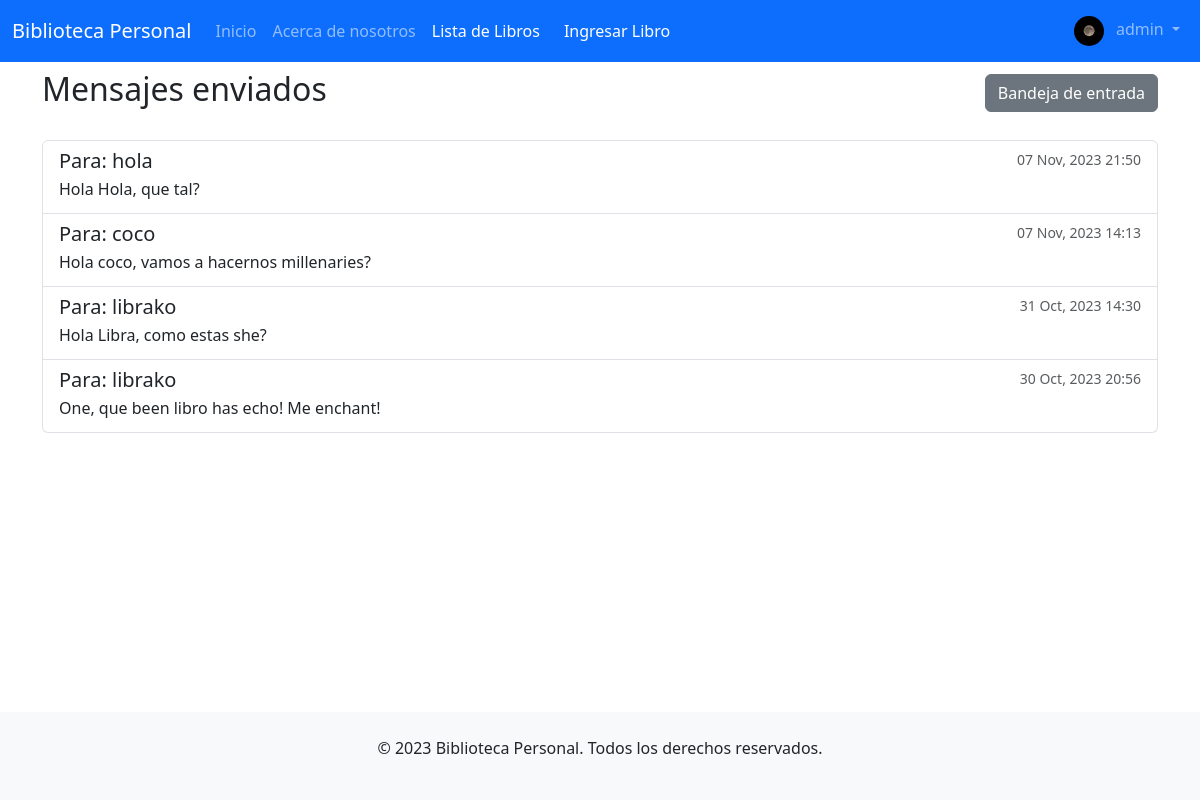
The page /mensajes/mensajes/enviados/ (signed in) on the database its author committed.
### usuarios/models.py (models this page shows)
class UserProfile(models.Model):
    user = models.OneToOneField(User, on_delete=models.CASCADE)
    profile_image = models.ImageField(upload_to='profile_images/', null=True, blank=True)
    bio = RichTextField(blank=True, null=True)

### mensajeria/models.py (models this page shows, shortened)
class Mensaje(models.Model):
    emisor = models.ForeignKey(User, related_name='mensajes_enviados', on_delete=models.CASCADE)
    receptor = models.ForeignKey(User, related_name='mensajes_recibidos', on_delete=models.CASCADE)
    contenido = models.TextField()
    fecha_enviado = models.DateTimeField(auto_now_add=True)
    leido = models.BooleanField(default=False)
    mensaje_original = models.ForeignKey('self', null=True, blank=True, on_delete=models.SET_NULL, related_name='respuestas')

### mensajeria/views.py (the view)
# urls.py: path('mensajes/enviados/', views.mensajes_enviados, name='mensajes_enviados'),
def mensajes_enviados(request):
    mensajes = Mensaje.objects.filter(emisor=request.user).order_by('-fecha_enviado')
    return render(request, 'mensajeria/mensajes_enviados.html', {'mensajes': mensajes})

### mensajeria/templates/mensajeria/mensajes_enviados.html (shortened to what this page needs)
{% extends "inicio/homepage.html" %} {% block content %}
<div class="d-flex justify-content-between align-items-center">
    <h2>Mensajes enviados</h2>
    <div>
        <a href="{% url 'bandeja_entrada' %}" class="btn btn-secondary">Bandeja de entrada</a>
    </div>
</div>
  {% if mensajes %}
  <ul class="list-group mt-4">
    {% for mensaje in mensajes %}
    <li class="list-group-item">
      <div class="d-flex w-100 justify-content-between">
        <h5 class="mb-1">Para: {{ mensaje.receptor.username }}</h5>
        <small class="text-muted"
          >{{ mensaje.fecha_enviado|date:"d M, Y H:i" }}</small
        >
      </div>
      <p class="mb-1">{{ mensaje.contenido|truncatewords:20 }}</p>
    </li>
    {% endfor %}
  </ul>
  {% else %}
  <div class="alert alert-info mt-3">No has enviado ningún mensaje aún.</div>
  {% endif %}
{% endblock %}

### inicio/templates/inicio/homepage.html (shortened to what this page needs)
{% load static %}
<!DOCTYPE html>
<html lang="en">
  <head>
    <link rel="stylesheet" href="{% static 'css/bootstrap.min.css' %}" />
    <link
      rel="stylesheet"
      type="text/css"
      href="{% static 'css/custom.css' %}"
    />
    <link
      rel="stylesheet"
      href="https://cdnjs.cloudflare.com/ajax/libs/font-awesome/5.15.3/css/all.min.css"
    />
  </head>
  <body class="d-flex flex-column vh-100">
    <nav class="navbar navbar-expand-lg navbar-dark bg-primary">
      <div class="container-fluid">
        <a class="navbar-brand" href="{% url 'homepage' %}"
          >Biblioteca Personal</a
        >
        <div class="collapse navbar-collapse" id="navbarNav">
          <ul class="navbar-nav">
            <li class="nav-item">
              <a class="nav-link" href="{% url 'homepage' %}">Inicio</a>
            </li>
            <li class="nav-item">
              <a class="nav-link" href="{% url 'about' %}"
                >Acerca de nosotros</a
              >
            </li>
            {% if user.is_authenticated %}
            <li class="nav-item">
              <a
                class="nav-link btn btn-success text-white me-2"
                href="{% url 'lista_libros' %}"
                >Lista de Libros</a
              >
            </li>
            <li class="nav-item">
              <a
                class="nav-link btn btn-success text-white me-2"
                href="{% url 'ingresar_libro' %}"
                >Ingresar Libro</a
              >
            </li>
            {% endif %}
          </ul>
          <ul class="navbar-nav ms-auto">
            {% if user.is_authenticated %}
            <li class="nav-item dropdown">
              <a
                class="nav-link dropdown-toggle"
                href="#"
                id="navbarDropdown"
                role="button"
                data-bs-toggle="dropdown"
                aria-expanded="false"
              >
                {% if user.userprofile.profile_image %}
                <img
                  src="{{ user.userprofile.profile_image.url }}"
                  class="rounded-circle me-2"
                  width="30"
                  height="30"
                  alt="{{ user.username }}"
                />
                {% endif %} {{ user.username }}
              </a>
            </li>
            {% endif %}
          </ul>
        </div>
      </div>
    </nav>
    <main class="container my-2 flex-grow-1">
       {% block content %}{% endblock %}
    </main>
    <footer class="bg-light py-4 mt-auto">
      <div class="container text-center">
        <p>&copy; 2023 Biblioteca Personal. Todos los derechos reservados.</p>
      </div>
    </footer>
  </body>
</html>

### static/css/custom.css (style rules this page uses)
.navbar { margin-bottom: 0; }
.navbar-nav.ml-auto, .navbar-nav, .navbar-end { display: flex; align-items: center; }
.navbar { z-index: 1050; / }

### rows shown on the page
Mensaje: receptor.username "hola", fecha_enviado "07 Nov, 2023 21:50", contenido "Hola Hola, que tal?"
Mensaje: receptor.username "coco", fecha_enviado "07 Nov, 2023 14:13", contenido "Hola coco, vamos a hacernos millenaries?"
Mensaje: receptor.username "librako", fecha_enviado "31 Oct, 2023 14:30", contenido "Hola Libra, como estas she?"
Mensaje: receptor.username "librako", fecha_enviado "30 Oct, 2023 20:56", contenido "One, que been libro has echo! Me enchant!"

### other values the page prints
{{ user.username }} "admin"
